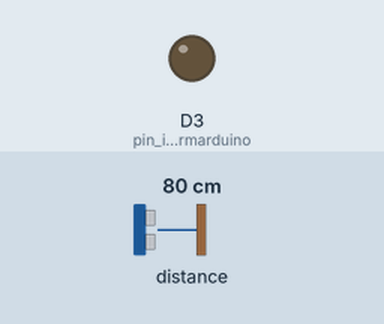
Recording of a sketch running on a simulated ESP8266 (Wemos D1 mini). Parts: output pins drawn as LEDs (lit = HIGH). The test bench sets the inputs (shaded band); at power-on: distance to the obstacle 80 cm. WiFi joins after 1.5 s; servers stay silent unless stated; no MQTT or app messages arrive unless stated; pins used as bus, display or sensor lines are not drawn; what the sketch prints to the serial monitor is not drawn. At 3.6 s the program puts the board to deep sleep or switches it off; the recording ends there.

Above: at 1.7 s.
Timing chart, 0 to 3.2 s (numbered marks = the images above):
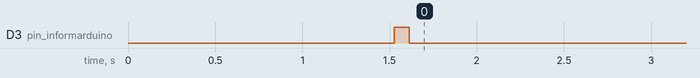

The sketch:

wemos_vl53.ino
```cpp
/* sg 25 july 2020
* code for wemos d1 mini, reads VL53 sensor and broadcasts its status through an MQTT message
* - goes into deepsleep after a successful reading, and wakes up through an external reset
* - disables the VL53 sensor by making use of the shutoff functionality
* - communicates status to (an arduino pro mini), choice of pins is linked to pullups used in the wemos
*/

#include <ESP8266WiFi.h>  //For ESP8266
#include <PubSubClient.h> //For MQTT
#include <ESP8266mDNS.h>  //For OTA
#include <WiFiUdp.h>      //For OTA
#include <ArduinoOTA.h>   //For OTA
#include <Wire.h>
#include <VL53L0X.h>

#include "configuration.h" // to store passwords of mqtt and wifi

VL53L0X sensor; //distance in mm
//#define LONG_RANGE
//#define HIGH_SPEED
#define HIGH_ACCURACY

int Distance;
const int pin_enablesensor = D8;
const int pin_informarduino = D3; //send information to arduino
const int PWM_frequency_start = 10;
const int PWM_frequency = 500;

String mqtt_client_id = "ESP8266-"; //This text is concatenated with ChipId to get unique client_id
//MQTT Topic configuration
String mqtt_base_topic = "/sensor/" + mqtt_client_id + "/data";
#define distance_topic "/distance"

//MQTT client
WiFiClient espClient;
PubSubClient mqtt_client(espClient);

//Necesary to make Arduino Software autodetect OTA device
WiFiServer TelnetServer(8266);

void setup_wifi()
{
  delay(10);
  Serial.print("Connecting to ");
  Serial.print(wifi_ssid);
  WiFi.begin(wifi_ssid, wifi_password);
  while (WiFi.status() != WL_CONNECTED) {
    delay(500);
    Serial.print(".");
  }
  Serial.println("OK");
  Serial.print("   IP address: ");
  Serial.println(WiFi.localIP());
}

void setup()
{
  Serial.begin(115200);
  Serial.println("\r\nBooting...");

  setup_wifi();

  Serial.print("Configuring OTA device...");
  TelnetServer.begin();   //Necesary to make Arduino Software autodetect OTA device
  ArduinoOTA.onStart([]() {
    Serial.println("OTA starting...");
  });
  ArduinoOTA.onEnd([]() {
    Serial.println("OTA update finished!");
    Serial.println("Rebooting...");
  });
  ArduinoOTA.onProgress([](unsigned int progress, unsigned int total) {
    Serial.printf("OTA in progress: %u%%\r\n", (progress / (total / 100)));
  });
  ArduinoOTA.onError([](ota_error_t error) {
    Serial.printf("Error[%u]: ", error);
    if (error == OTA_AUTH_ERROR) Serial.println("Auth Failed");
    else if (error == OTA_BEGIN_ERROR) Serial.println("Begin Failed");
    else if (error == OTA_CONNECT_ERROR) Serial.println("Connect Failed");
    else if (error == OTA_RECEIVE_ERROR) Serial.println("Receive Failed");
    else if (error == OTA_END_ERROR) Serial.println("End Failed");
  });
  ArduinoOTA.begin();
  Serial.println("OK");

  Serial.println("Configuring MQTT server...");
  mqtt_client_id = mqtt_client_id + ESP.getChipId();
  mqtt_base_topic = "/sensor/" + mqtt_client_id + "/data";
  mqtt_client.setServer(mqtt_server, 1883);
  Serial.printf("   Server IP: %s\r\n", mqtt_server);
  Serial.printf("   Username:  %s\r\n", mqtt_user);
  Serial.println("   Cliend Id: " + mqtt_client_id);
  Serial.println("   MQTT configured!");

  Serial.println("Setup completed! Running app...");


  Wire.begin();
  pinMode(pin_enablesensor, OUTPUT);
  digitalWrite(pin_enablesensor, HIGH);

  pinMode(pin_informarduino, OUTPUT);
  digitalWrite(pin_informarduino, HIGH);

  //  analogWrite(pin_informarduino, 0);

  //  pinMode(pin_informarduino, OUTPUT);
  //  digitalWrite(pin_informarduino, LOW);


  sensor.init();
  sensor.setTimeout(500);

#if defined LONG_RANGE
  // lower the return signal rate limit (default is 0.25 MCPS)
  sensor.setSignalRateLimit(0.1);
  // increase laser pulse periods (defaults are 14 and 10 PCLKs)
  sensor.setVcselPulsePeriod(VL53L0X::VcselPeriodPreRange, 18);
  sensor.setVcselPulsePeriod(VL53L0X::VcselPeriodFinalRange, 14);
#endif

#if defined HIGH_SPEED
  // reduce timing budget to 20 ms (default is about 33 ms)
  sensor.setMeasurementTimingBudget(20000);
#elif defined HIGH_ACCURACY
  // increase timing budget to 200 ms
  sensor.setMeasurementTimingBudget(200000);
#endif

}


void mqtt_reconnect()
{
  // Loop until we're reconnected
  while (!mqtt_client.connected()) {
    Serial.print("Attempting MQTT connection...");
    // Attempt to connect
    // If you do not want to use a username and password, change next line to
    // if (client.connect("ESP8266Client")) {
    if (mqtt_client.connect(mqtt_client_id.c_str(), mqtt_user, mqtt_password)) {
      Serial.println("connected");
    } else {
      Serial.print("failed, rc=");
      Serial.print(mqtt_client.state());
      Serial.println(" try again in 5 seconds");
      // Wait milliseconds before retrying
      delay(3000);
    }
  }
}


bool checkBound(float newValue, float prevValue, float maxDiff) {
  return (true);
  return newValue < prevValue - maxDiff || newValue > prevValue + maxDiff;
}


int min_timeout = 20000; //in ms
int count_reads = 0;

void loop()
{

  ArduinoOTA.handle();

  if (!mqtt_client.connected())
  {
    mqtt_reconnect();
  }
  mqtt_client.loop();

  Distance = sensor.readRangeSingleMillimeters();
  if (sensor.timeoutOccurred()) {
    Distance = 32766;
  }
  mqtt_client.publish((mqtt_base_topic + distance_topic).c_str(), String(Distance).c_str(), true);


  //reading was ok, amount of attempts has passed
  if (Distance < 10000 || count_reads > 4)
  {
    digitalWrite(pin_enablesensor, LOW); //disable VL53 sensor (and its current consumption)

    //inform arduino successful measurement was done, by sending PWM at 500Hz with 70% duty ratio
    //    analogWriteFreq(PWM_frequency);
    //    analogWrite(pin_informarduino, 714);
    //    analogWrite(pin_informarduino, 512);

    digitalWrite(pin_informarduino, LOW);
    delay(2000); //wait for arduino to shut esp down

    ESP.deepSleep(0); //this is in case the ESP has not shutdown because there was still enough battery voltage remaining
    //the RST pin will be enabled


  }
  else
  {
    delay(min_timeout); //try again after x ms
  }


  if (count_reads < 32767)
  {
    count_reads = count_reads + 1;
  }
  else
  {
    count_reads = 0;
  }
}
```

configuration.h
```cpp
//WIFI configuration
#define wifi_ssid "wifiname"
#define wifi_password "wifipassword"

//MQTT configuration
#define mqtt_server "192.168.0.xxx"
#define mqtt_user "mqtt_user"
#define mqtt_password "mqtt_password"
```

Measured:
- by itself, D3 (pin_informarduino): HIGH → LOW at 1.6 s
